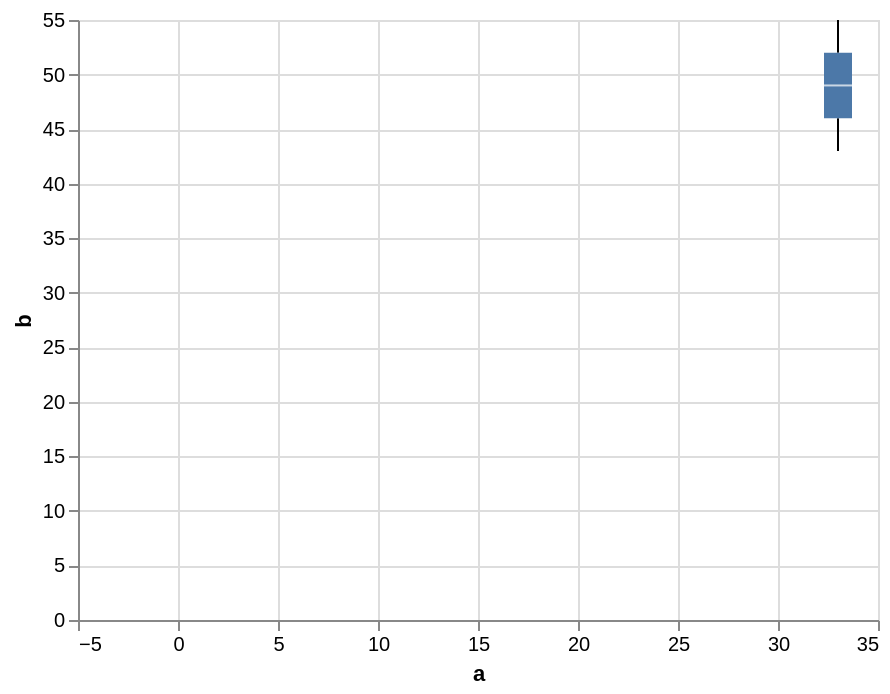

Write a Vega-Lite specification for this figure.
### Vega specification from a JSON file in a GitHub repository (floating-point values rounded to 4 significant figures)
{"$schema": "https://vega.github.io/schema/vega/v5.json", "background": "white", "padding": 5, "width": 400, "height": 300, "style": "cell", "data": [{"name": "source_0", "values": [{"a": "null", "b": 28}, {"a": 33, "b": 55}, {"a": 33, "b": 43}, {"a": "null", "b": 91}, {"a": "null", "b": 81}, {"a": "null", "b": 53}]}, {"name": "data_1", "source": "source_0", "transform": [{"type": "joinaggregate", "as": ["lower_box_b", "upper_box_b"], "ops": ["q1", "q3"], "fields": ["b", "b"], "groupby": ["a"]}]}, {"name": "data_2", "source": "data_1", "transform": [{"type": "filter", "expr": "(datum['b'] < datum['lower_box_b'] - 1.5 * (datum['upper_box_b'] - datum['lower_box_b'])) || (datum['b'] > datum['upper_box_b'] + 1.5 * (datum['upper_box_b'] - datum['lower_box_b']))"}, {"type": "filter", "expr": "isValid(datum[\"a\"]) && isFinite(+datum[\"a\"]) && isValid(datum[\"b\"]) && isFinite(+datum[\"b\"])"}]}, {"name": "data_3", "source": "data_1", "transform": [{"type": "filter", "expr": "(datum['lower_box_b'] - 1.5 * (datum['upper_box_b'] - datum['lower_box_b']) <= datum['b']) && (datum['b'] <= datum['upper_box_b'] + 1.5 * (datum['upper_box_b'] - datum['lower_box_b']))"}, {"type": "aggregate", "groupby": ["a"], "ops": ["min", "max", "min", "max"], "fields": ["b", "b", "lower_box_b", "upper_box_b"], "as": ["lower_whisker_b", "upper_whisker_b", "lower_box_b", "upper_box_b"]}]}, {"name": "data_4", "source": "data_3", "transform": [{"type": "filter", "expr": "isValid(datum[\"a\"]) && isFinite(+datum[\"a\"]) && isValid(datum[\"lower_whisker_b\"]) && isFinite(+datum[\"lower_whisker_b\"])"}]}, {"name": "data_5", "source": "data_3", "transform": [{"type": "filter", "expr": "isValid(datum[\"a\"]) && isFinite(+datum[\"a\"]) && isValid(datum[\"upper_box_b\"]) && isFinite(+datum[\"upper_box_b\"])"}]}, {"name": "data_6", "source": "source_0", "transform": [{"type": "aggregate", "groupby": ["a"], "ops": ["q1", "q3", "median", "min", "max"], "fields": ["b", "b", "b", "b", "b"], "as": ["lower_box_b", "upper_box_b", "mid_box_b", "min_b", "max_b"]}]}, {"name": "data_7", "source": "data_6", "transform": [{"type": "filter", "expr": "isValid(datum[\"a\"]) && isFinite(+datum[\"a\"]) && isValid(datum[\"lower_box_b\"]) && isFinite(+datum[\"lower_box_b\"])"}]}, {"name": "data_8", "source": "data_6", "transform": [{"type": "filter", "expr": "isValid(datum[\"a\"]) && isFinite(+datum[\"a\"]) && isValid(datum[\"mid_box_b\"]) && isFinite(+datum[\"mid_box_b\"])"}]}], "marks": [{"name": "layer_0_layer_0_marks", "type": "symbol", "style": ["point", "boxplot-outliers"], "from": {"data": "data_2"}, "encode": {"update": {"opacity": {"value": 0.7}, "fill": {"value": "transparent"}, "stroke": {"value": "#4c78a8"}, "ariaRoleDescription": {"value": "point"}, "description": {"signal": "\"a: \" + (format(datum[\"a\"], \"\")) + \"; b: \" + (format(datum[\"b\"], \"\"))"}, "x": {"scale": "x", "field": "a"}, "y": {"scale": "y", "field": "b"}}}}, {"name": "layer_0_layer_1_layer_0_marks", "type": "rule", "style": ["rule", "boxplot-rule"], "aria": false, "from": {"data": "data_4"}, "encode": {"update": {"stroke": {"value": "black"}, "tooltip": {"signal": "{\"Upper Whisker of b\": format(datum[\"upper_whisker_b\"], \"\"), \"Lower Whisker of b\": format(datum[\"lower_whisker_b\"], \"\"), \"a\": format(datum[\"a\"], \"\")}"}, "x": {"scale": "x", "field": "a"}, "y": {"scale": "y", "field": "lower_whisker_b"}, "y2": {"scale": "y", "field": "lower_box_b"}}}}, {"name": "layer_0_layer_1_layer_1_marks", "type": "rule", "style": ["rule", "boxplot-rule"], "aria": false, "from": {"data": "data_5"}, "encode": {"update": {"stroke": {"value": "black"}, "tooltip": {"signal": "{\"Upper Whisker of b\": format(datum[\"upper_whisker_b\"], \"\"), \"Lower Whisker of b\": format(datum[\"lower_whisker_b\"], \"\"), \"a\": format(datum[\"a\"], \"\")}"}, "x": {"scale": "x", "field": "a"}, "y": {"scale": "y", "field": "upper_box_b"}, "y2": {"scale": "y", "field": "upper_whisker_b"}}}}, {"name": "layer_1_layer_0_marks", "type": "rect", "style": ["bar", "boxplot-box"], "from": {"data": "data_7"}, "encode": {"update": {"ariaRoleDescription": {"value": "box"}, "fill": {"value": "#4c78a8"}, "tooltip": {"signal": "{\"Max of b\": format(datum[\"max_b\"], \"\"), \"Q3 of b\": format(datum[\"upper_box_b\"], \"\"), \"Median of b\": format(datum[\"mid_box_b\"], \"\"), \"Q1 of b\": format(datum[\"lower_box_b\"], \"\"), \"Min of b\": format(datum[\"min_b\"], \"\"), \"a\": format(datum[\"a\"], \"\")}"}, "description": {"signal": "\"a: \" + (format(datum[\"a\"], \"\")) + \"; b: \" + (format(datum[\"lower_box_b\"], \"\")) + \"; upper_box_b: \" + (format(datum[\"upper_box_b\"], \"\")) + \"; Max of b: \" + (format(datum[\"max_b\"], \"\")) + \"; Q3 of b: \" + (format(datum[\"upper_box_b\"], \"\")) + \"; Median of b: \" + (format(datum[\"mid_box_b\"], \"\")) + \"; Q1 of b: \" + (format(datum[\"lower_box_b\"], \"\")) + \"; Min of b: \" + (format(datum[\"min_b\"], \"\"))"}, "xc": {"scale": "x", "field": "a"}, "width": {"value": 14}, "y": {"scale": "y", "field": "lower_box_b"}, "y2": {"scale": "y", "field": "upper_box_b"}}}}, {"name": "layer_1_layer_1_marks", "type": "rect", "style": ["tick", "boxplot-median"], "aria": false, "from": {"data": "data_8"}, "encode": {"update": {"opacity": {"value": 0.7}, "fill": [{"test": "datum['lower_box_b'] >= datum['upper_box_b']", "value": "#4c78a8"}, {"value": "white"}], "tooltip": {"signal": "{\"Max of b\": format(datum[\"max_b\"], \"\"), \"Q3 of b\": format(datum[\"upper_box_b\"], \"\"), \"Median of b\": format(datum[\"mid_box_b\"], \"\"), \"Q1 of b\": format(datum[\"lower_box_b\"], \"\"), \"Min of b\": format(datum[\"min_b\"], \"\"), \"a\": format(datum[\"a\"], \"\")}"}, "xc": {"scale": "x", "field": "a"}, "width": {"value": 14}, "yc": {"scale": "y", "field": "mid_box_b"}, "height": {"value": 1}}}}], "scales": [{"name": "x", "type": "linear", "domain": {"fields": [{"data": "data_2", "field": "a"}, {"data": "data_4", "field": "a"}, {"data": "data_5", "field": "a"}, {"data": "data_7", "field": "a"}, {"data": "data_8", "field": "a"}]}, "range": [0, {"signal": "width"}], "nice": true, "zero": true, "padding": 5}, {"name": "y", "type": "linear", "domain": {"fields": [{"data": "data_2", "field": "b"}, {"data": "data_4", "field": "lower_whisker_b"}, {"data": "data_4", "field": "lower_box_b"}, {"data": "data_5", "field": "upper_box_b"}, {"data": "data_5", "field": "upper_whisker_b"}, {"data": "data_7", "field": "lower_box_b"}, {"data": "data_7", "field": "upper_box_b"}, {"data": "data_8", "field": "mid_box_b"}]}, "range": [{"signal": "height"}, 0], "nice": true, "zero": true}], "axes": [{"scale": "x", "orient": "bottom", "gridScale": "y", "grid": true, "tickCount": {"signal": "ceil(width/40)"}, "domain": false, "labels": false, "aria": false, "maxExtent": 0, "minExtent": 0, "ticks": false, "zindex": 0}, {"scale": "y", "orient": "left", "gridScale": "x", "grid": true, "tickCount": {"signal": "ceil(height/40)"}, "domain": false, "labels": false, "aria": false, "maxExtent": 0, "minExtent": 0, "ticks": false, "zindex": 0}, {"scale": "x", "orient": "bottom", "grid": false, "title": "a", "labelAngle": 0, "labelBaseline": "top", "labelFlush": true, "labelOverlap": true, "tickCount": {"signal": "ceil(width/40)"}, "zindex": 0}, {"scale": "y", "orient": "left", "grid": false, "title": "b", "labelOverlap": true, "tickCount": {"signal": "ceil(height/40)"}, "zindex": 0}]}
